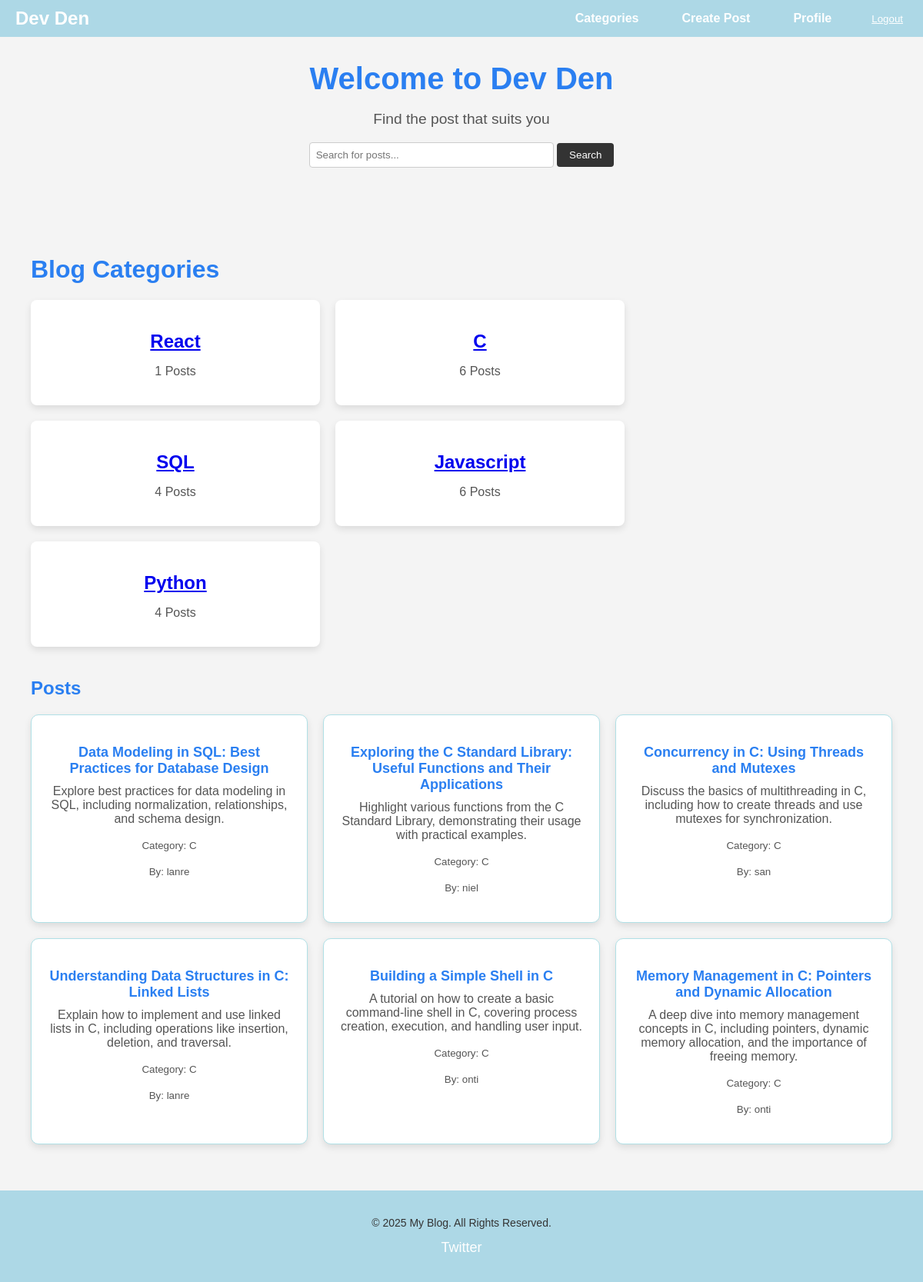
Page /categories/C/ (signed in) on the committed database.
### blog/models.py (models this page shows, shortened)
class BlogPost(models.Model):
    category = models.CharField(max_length=200)
    title = models.CharField(max_length=250)
    description = models.TextField(null=True, blank=True)
    created_by = models.ForeignKey(settings.AUTH_USER_MODEL, on_delete=models.CASCADE)
    image = models.ImageField(upload_to='images/', null=True, blank=True)
    updated = models.DateTimeField(auto_now=True)
    created = models.DateTimeField(auto_now_add=True)
    participants = models.ManyToManyField(settings.AUTH_USER_MODEL, related_name='participants', blank=True)
    class Meta:
        ordering = ['-created']

### users/models.py (models this page shows)
class User(AbstractUser):
    full_name = models.CharField(max_length=40, null=True)
    username = models.CharField(max_length=40, null=True)
    email = models.EmailField(unique=True, null=True)
    bio = models.TextField(null=True)
    avatar = models.ImageField(null=True, default="images/profile.webp")
    USERNAME_FIELD = 'email'
    REQUIRED_FIELDS = []

### blog/views.py (the view)
# urls.py: path('categories/', views.category_view, name='category'),
@login_required(login_url='users:login')
def category_view(request, category=None):
    user_messages = Message.objects.filter(user=request.user)
    user_posts = BlogPost.objects.filter(created_by=request.user)
    my_categories = list(BlogPost.objects.values_list('category', flat=True).distinct())
    categories = list(dict.fromkeys(my_categories))
    post_counts = {cat: BlogPost.objects.filter(category__iexact=cat).count() for cat in categories}
    if category:
        selected_posts = BlogPost.objects.filter(category__iexact=category)
    else:
        selected_posts = BlogPost.objects.none()
    context = {
        'user_messages': user_messages,
        'user_posts': user_posts,
        'categories': categories,
        'selected_posts': selected_posts,
        'post_counts': post_counts,
    }
    return render(request, 'blog/category.html', context)

### blog/templates/blog/category.html (shortened to what this page needs)
{% extends 'blog/base.html' %}
{% block content %}
  <div class="category-container">
    <h1>Blog Categories</h1>
    <div class="category-list">
      {% for category in categories %}
        <div class="category-item">
          <h2><a href="{% url 'blog:category_posts' category %}">{{ category }}</a></h2>
          {% for cat, count in post_counts.items %}
            {% if cat == category %}
              <p>{{ count }} Posts</p>
            {% endif %}
          {% endfor %}
        </div>
      {% empty %}
        <p>No categories available yet. Please check back later.</p>
      {% endfor %}
    </div>
    <div class="user-posts">
      <h2>Posts</h2>
      {% if selected_posts %}
        <div class="post-list">
          {% for post in selected_posts %}
            <div class="post-card">
              <h3><a href="{% url 'blog:post' post.id %}">{{ post.title }}</a></h3>
              <p>{{ post.description|truncatewords:20 }}</p>
              <p><small>Category: {{ post.category }}</small></p>
              <p><small>By: {{ post.created_by.username }}</small></p>
            </div>
          {% endfor %}
        </div>
      {% else %}
        <p>No posts available in this category.</p>
      {% endif %}
    </div>
  </div>
{% endblock %}

### static/css/styles.css (style rules this page uses)
body { font-family: 'Arial', sans-serif; background-color: #f7f7f7; color: #333; margin: 0; padding: 0; }
h1, h2, h3 { color: #2A7FF1; }
.post-card { background-color: #fff; border-radius: 10px; border: 1px solid #b0e0e6; box-shadow: 0 4px 10px rgba(0, 0, 0, 0.1); padding: 20px; text-align: center; transition: transform 0.3s; }
.post-card h3 { font-size: 18px; color: #333; }
.post-card p { font-size: 16px; color: #555; margin-top: 10px; }
.category-container { max-width: 1200px; margin: 0 auto; padding: 20px; }
.category-list { display: flex; flex-wrap: wrap; gap: 20px; }
.category-item { background-color: #fff; padding: 20px; border-radius: 8px; box-shadow: 0 4px 10px rgba(0, 0, 0, 0.1); flex-basis: 30%; text-align: center; transition: transform 0.3s ease; }
.category-item h2 { color: #2A7FF1; margin-bottom: 10px; }
.category-item p { color: #555; margin-bottom: 15px; }
.user-posts { margin-top: 40px; }
.post-list { display: grid; grid-template-columns: repeat(auto-fill, minmax(300px, 1fr)); gap: 20px; }
.post-card { background-color: #fff; padding: 20px; border-radius: 10px; box-shadow: 0 4px 10px rgba(0, 0, 0, 0.1); transition: transform 0.3s; }
.post-card h3 { color: #2A7FF1; margin-bottom: 10px; }
.post-card p { color: #555; }
.post-card a { color: #2A7FF1; text-decoration: none; }
body { font-family: Arial, sans-serif; margin: 0; padding: 0; box-sizing: border-box; background-color: #f4f4f4; }

### rows in the picture
BlogPost: title "Data Modeling in SQL: Best Practices for Database Design", description "Explore best practices for data modeling in SQL, including normalization, relationships, and schema design.", category "C", created_by.username "lanre"
BlogPost: title "Exploring the C Standard Library: Useful Functions and Their Applications", description "Highlight various functions from the C Standard Library, demonstrating their usage with practical examples.", category "C", created_by.username "niel"
BlogPost: title "Concurrency in C: Using Threads and Mutexes", description "Discuss the basics of multithreading in C, including how to create threads and use mutexes for synchronization.", category "C", created_by.username "san"
BlogPost: title "Understanding Data Structures in C: Linked Lists", description "Explain how to implement and use linked lists in C, including operations like insertion, deletion, and traversal.", category "C", created_by.username "lanre"
BlogPost: title "Building a Simple Shell in C", description "A tutorial on how to create a basic command-line shell in C, covering process creation, execution, and handling user input.", category "C", created_by.username "onti"
BlogPost: title "Memory Management in C: Pointers and Dynamic Allocation", description "A deep dive into memory management concepts in C, including pointers, dynamic memory allocation, and the importance of freeing memory.", category "C", created_by.username "onti"

### other values in the picture
{{ category }} "React" "C" "SQL" "Javascript" "Python"
{{ count }} "1" "6" "4" "6" "4"
